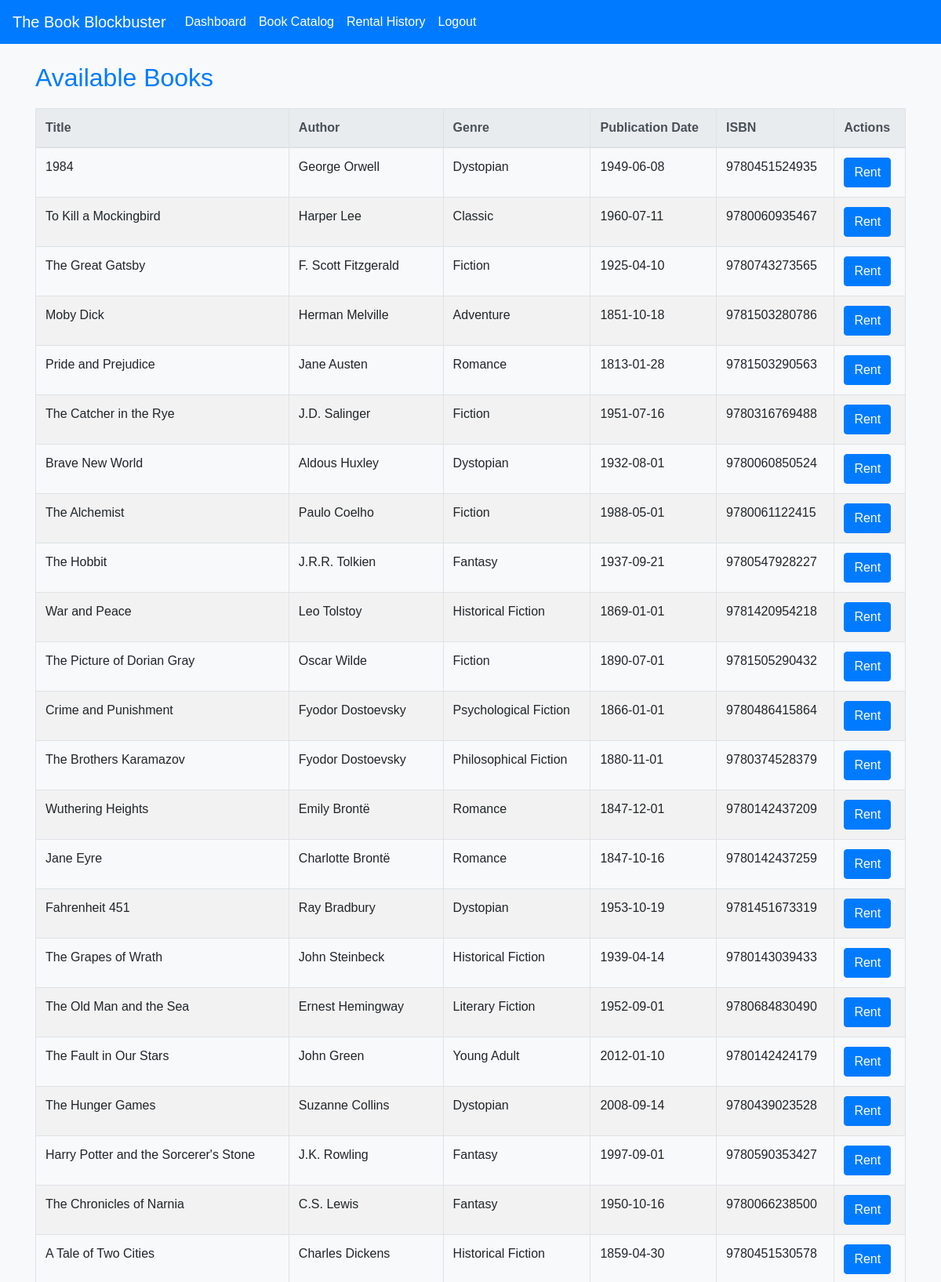
/public/available_books.php (signed in, upper part), run on the app's committed database.
### tables this page shows
CREATE TABLE `books` (
  `book_id` int(11) NOT NULL,
  `title` varchar(255) NOT NULL,
  `author` varchar(100) DEFAULT NULL,
  `genre` varchar(50) DEFAULT NULL,
  `publication_date` date DEFAULT NULL,
  `isbn` varchar(20) DEFAULT NULL,
  `available` tinyint(1) DEFAULT 1,
  `created_at` timestamp NOT NULL DEFAULT current_timestamp(),
  `updated_at` timestamp NOT NULL DEFAULT current_timestamp() ON UPDATE current_timestamp(),
  `availability` enum('Available','Rented') DEFAULT 'Available'
);

### public/available_books.php (the view, shortened to what this page needs)
<?php
require '../config/db.php';
$sql = "SELECT * FROM Books WHERE availability = 'Available'";
$stmt = $pdo->query($sql);
$books = $stmt->fetchAll(PDO::FETCH_ASSOC);
?>
<!DOCTYPE html>
<html lang="en">
<head>
    <link rel="stylesheet" href="https://stackpath.bootstrapcdn.com/bootstrap/4.5.2/css/bootstrap.min.css">
    <link rel="stylesheet" href="../assets/style.css">
</head>
<body>
<nav class="navbar navbar-expand-lg navbar-light">
    <a class="navbar-brand" href="dashboard_customer.php">The Book Blockbuster</a>
    <div class="collapse navbar-collapse" id="navbarNav">
        <ul class="navbar-nav">
            <li class="nav-item">
                <a class="nav-link" href="dashboard_customer.php">Dashboard</a>
            </li>
            <li class="nav-item">
                <a class="nav-link" href="available_books.php">Book Catalog</a>
            </li>
            <li class="nav-item">
                <a class="nav-link" href="rental_history.php">Rental History</a>
            </li>
            <li class="nav-item">
                <a class="nav-link" href="../includes/logout.php">Logout</a>
            </li>
        </ul>
    </div>
</nav>
<div class="container mt-4">
    <h2>Available Books</h2>
    <?php if (empty($books)): ?>
        <p>No books are currently available.</p>
    <?php else: ?>
        <table class="table table-bordered">
            <thead class="thead-light">
                <tr>
                    <th>Title</th>
                    <th>Author</th>
                    <th>Genre</th>
                    <th>Publication Date</th>
                    <th>ISBN</th>
                    <th>Actions</th>
                </tr>
            </thead>
            <tbody>
                <?php foreach ($books as $book): ?>
                    <tr>
                        <td><?php echo htmlspecialchars($book['title']); ?></td>
                        <td><?php echo htmlspecialchars($book['author']); ?></td>
                        <td><?php echo htmlspecialchars($book['genre']); ?></td>
                        <td><?php echo htmlspecialchars($book['publication_date']); ?></td>
                        <td><?php echo htmlspecialchars($book['isbn']); ?></td>
                        <td>
                            <a href="../includes/rent_book.php?id=<?php echo $book['book_id']; ?>" class="btn btn-primary">Rent</a>
                        </td>
                    </tr>
                <?php endforeach; ?>
            </tbody>
        </table>
    <?php endif; ?>
</div>
</body>
</html>

### assets/style.css (style rules this page uses)
body { font-family: Arial, sans-serif; background-color: #f8f9fa; color: #343a40; }
.navbar { background-color: #007bff; }
.navbar-brand, .nav-link { color: white !important; }
h1, h2 { color: #007bff; }
table { width: 100%; margin-top: 20px; }
th, td { text-align: left; padding: 12px; }
th { background-color: #007bff; color: white; }
tr:nth-child(even) { background-color: #f2f2f2; }

### data on the page
books: title "1984", author "George Orwell", genre "Dystopian", publication_date "1949-06-08", isbn "9780451524935"
books: title "To Kill a Mockingbird", author "Harper Lee", genre "Classic", publication_date "1960-07-11", isbn "9780060935467"
books: title "The Great Gatsby", author "F. Scott Fitzgerald", genre "Fiction", publication_date "1925-04-10", isbn "9780743273565"
books: title "Moby Dick", author "Herman Melville", genre "Adventure", publication_date "1851-10-18", isbn "9781503280786"
books: title "Pride and Prejudice", author "Jane Austen", genre "Romance", publication_date "1813-01-28", isbn "9781503290563"
books: title "The Catcher in the Rye", author "J.D. Salinger", genre "Fiction", publication_date "1951-07-16", isbn "9780316769488"
books: title "Brave New World", author "Aldous Huxley", genre "Dystopian", publication_date "1932-08-01", isbn "9780060850524"
books: title "The Alchemist", author "Paulo Coelho", genre "Fiction", publication_date "1988-05-01", isbn "9780061122415"
books: title "The Hobbit", author "J.R.R. Tolkien", genre "Fantasy", publication_date "1937-09-21", isbn "9780547928227"
books: title "War and Peace", author "Leo Tolstoy", genre "Historical Fiction", publication_date "1869-01-01", isbn "9781420954218"
books: title "The Picture of Dorian Gray", author "Oscar Wilde", genre "Fiction", publication_date "1890-07-01", isbn "9781505290432"
books: title "Crime and Punishment", author "Fyodor Dostoevsky", genre "Psychological Fiction", publication_date "1866-01-01", isbn "9780486415864"
books: title "The Brothers Karamazov", author "Fyodor Dostoevsky", genre "Philosophical Fiction", publication_date "1880-11-01", isbn "9780374528379"
books: title "Wuthering Heights", author "Emily Brontë", genre "Romance", publication_date "1847-12-01", isbn "9780142437209"
books: title "Jane Eyre", author "Charlotte Brontë", genre "Romance", publication_date "1847-10-16", isbn "9780142437259"
books: title "Fahrenheit 451", author "Ray Bradbury", genre "Dystopian", publication_date "1953-10-19", isbn "9781451673319"
books: title "The Grapes of Wrath", author "John Steinbeck", genre "Historical Fiction", publication_date "1939-04-14", isbn "9780143039433"
books: title "The Old Man and the Sea", author "Ernest Hemingway", genre "Literary Fiction", publication_date "1952-09-01", isbn "9780684830490"
books: title "The Fault in Our Stars", author "John Green", genre "Young Adult", publication_date "2012-01-10", isbn "9780142424179"
books: title "The Hunger Games", author "Suzanne Collins", genre "Dystopian", publication_date "2008-09-14", isbn "9780439023528"
books: title "Harry Potter and the Sorcerer's Stone", author "J.K. Rowling", genre "Fantasy", publication_date "1997-09-01", isbn "9780590353427"
books: title "The Chronicles of Narnia", author "C.S. Lewis", genre "Fantasy", publication_date "1950-10-16", isbn "9780066238500"
books: title "A Tale of Two Cities", author "Charles Dickens", genre "Historical Fiction", publication_date "1859-04-30", isbn "9780451530578"
